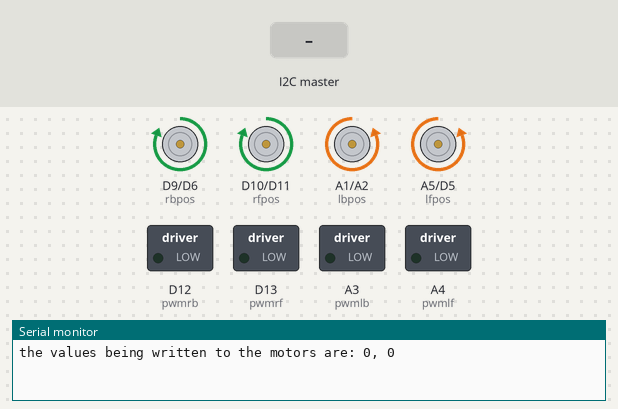
This program was run on a simulated Adafruit Feather M0. On the bench: motor-driver pin pairs drawn as motors (green arrow = first pin HIGH = forward, orange = second pin HIGH = backward, longer = more drive), switched loads named in the program (green lamp = pin HIGH), the last lines printed to the serial monitor. The inputs (shaded band) are chosen by the test bench.

Above: at 1.2 s.
1.3 s: the I2C master sends "*"
At 2.0 s:
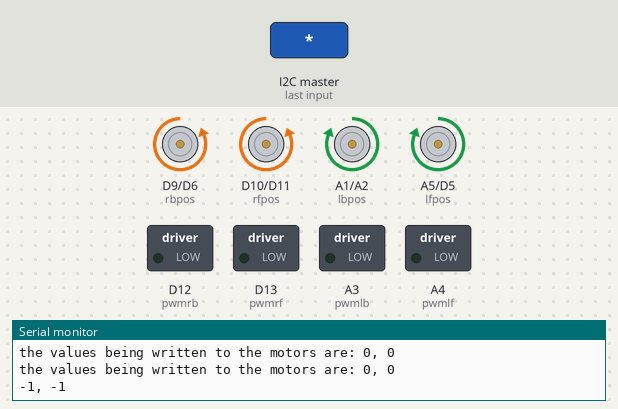
Timing chart, 0 to 4.3 s (numbered marks = the images above; inputs shaded):
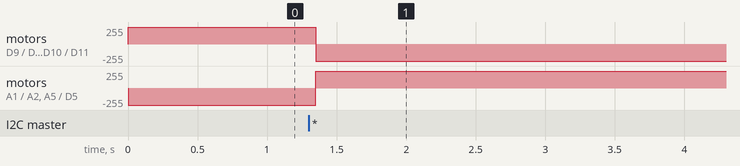

The program:

main.cpp
```cpp
#include <Arduino.h>
#include <Wire.h>

#define JOYSTICK_RANGE 1023

//motor direction pins
#define rfpos 10
#define rfneg 11
#define rbpos 9
#define rbneg 6
#define lfpos A5
#define lfneg 5
#define lbpos A1
#define lbneg A2

//motor speed pins
#define pwmrf 13
#define pwmrb 12
#define pwmlf A4
#define pwmlb A3

void receiveEvent(int numBytes);
void setDirection(char motor, bool direction);
void setSpeed(int pwmr, int pwml);
int clip(int num);

void setup() {
  Serial.begin(115200);

  Wire.begin(8);                // join i2c bus with address #8
  Wire.onReceive(receiveEvent); // register event

  //motor pins
  pinMode(rfpos, OUTPUT);
  pinMode(rfneg, OUTPUT);
  pinMode(rbpos, OUTPUT);
  pinMode(rbneg, OUTPUT);
  pinMode(lfpos, OUTPUT);
  pinMode(lfneg, OUTPUT);
  pinMode(lbpos, OUTPUT);
  pinMode(lbneg, OUTPUT);
  pinMode(pwmrf, OUTPUT);
  pinMode(pwmrb, OUTPUT);
  pinMode(pwmlf, OUTPUT);
  pinMode(pwmlb, OUTPUT);

  //set motors to forwards
  setDirection('r', true);
  setDirection('l', true);
  setSpeed(0,0);
}

void loop(){
  delay(10);
}

void receiveEvent(int numBytes) {  //format *power1 power2
  char c = Wire.read();
  if(c == '*'){
    int signRight = Wire.read();
    int rightSpeed = Wire.read();    // receive byte as an integer
    int signLeft = Wire.read();
    int leftSpeed = Wire.read();
    if(signRight == 0) rightSpeed *= -1;
    if(signLeft == 0) leftSpeed *= -1;
    setSpeed(rightSpeed, leftSpeed);
    Serial.print(rightSpeed); Serial.print(", "); Serial.println(leftSpeed);
  }
  else{
    while(Wire.available()){
      Wire.read();
    }
  }
}

void setDirection(char motor, bool direction){  //1 = forwards, 0 = backwards
  //Serial.print("setting direction to "); Serial.println(direction);
  if(motor == 'r'){
    digitalWrite(rfpos, (int) direction);
    digitalWrite(rfneg, (int) !direction);
    digitalWrite(rbpos, (int) direction);
    digitalWrite(rbneg, (int) !direction);
  }
  else if(motor == 'l'){                        //the left wheels are reversed
    digitalWrite(lfpos, (int) !direction);
    digitalWrite(lfneg, (int) direction);
    digitalWrite(lbpos, (int) !direction);
    digitalWrite(lbneg, (int) direction);
  }
}

void setSpeed(int pwmr, int pwml){
  if(pwmr>=0) setDirection('r', true);
  else setDirection('r', false);

  if(pwml>=0) setDirection('l', true);
  else setDirection('l', false);

  pwmr = clip(pwmr);
  pwml = clip(pwml);

  Serial.print("the values being written to the motors are: "); Serial.print(pwmr); Serial.print(", "); Serial.println(pwml);

  analogWrite(pwmrf, pwmr);
  analogWrite(pwmrb, pwmr);
  analogWrite(pwmlf, pwml);
  analogWrite(pwmlb, pwml);
}

int clip(int num){
  if(num>=-20 && num<=20) return 0;
  if(num>=0 && num<=255) return num;
  else if(num>=-255 && num<0) return -num;
  else if(num>255 || num<-255) return 255;
  else return 0;
}
```

Measured:
- after the input at 1.3 s, motor on D9 (rbpos) / D6 (rbneg), motor on D10 (rfpos) / D11 (rfneg): forward 255/255 → backward 255/255 after 0.05 s; motor on A1 (lbpos) / A2 (lbneg), motor on A5 (lfpos) / D5 (lfneg): backward 255/255 → forward 255/255 after 0.05 s
